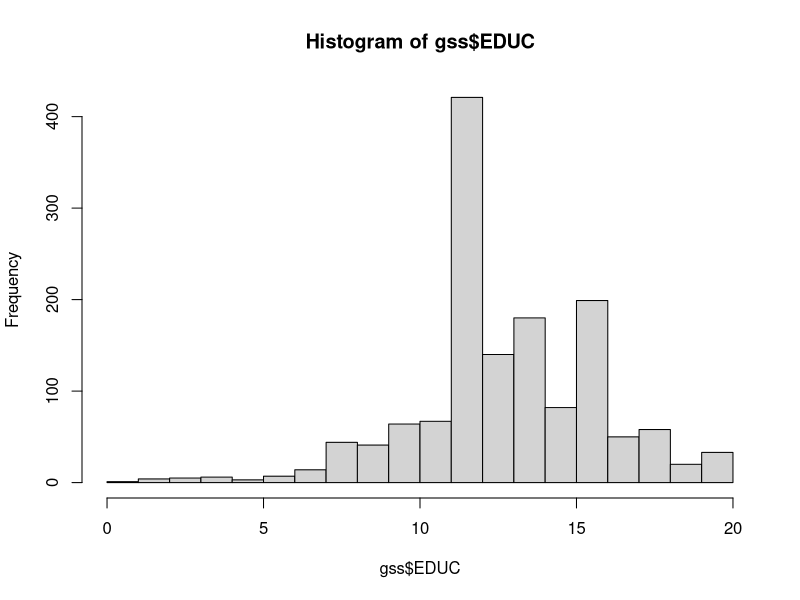
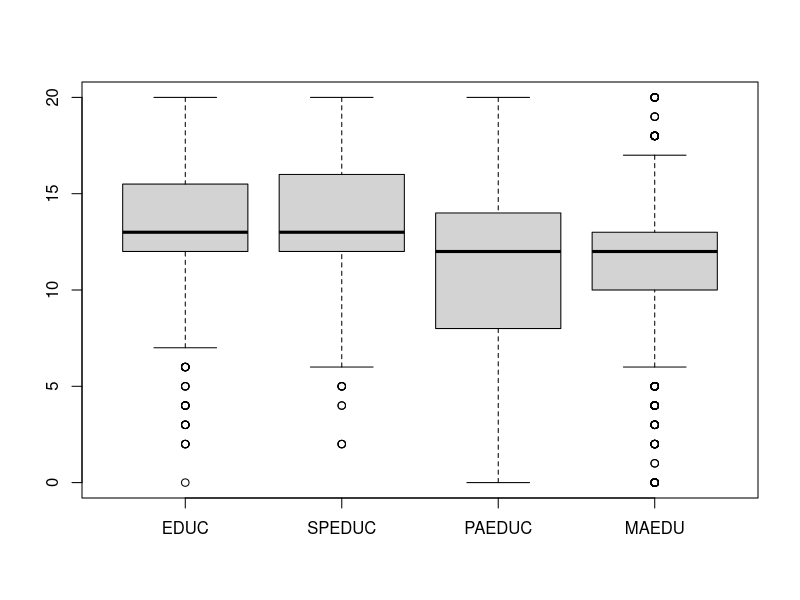
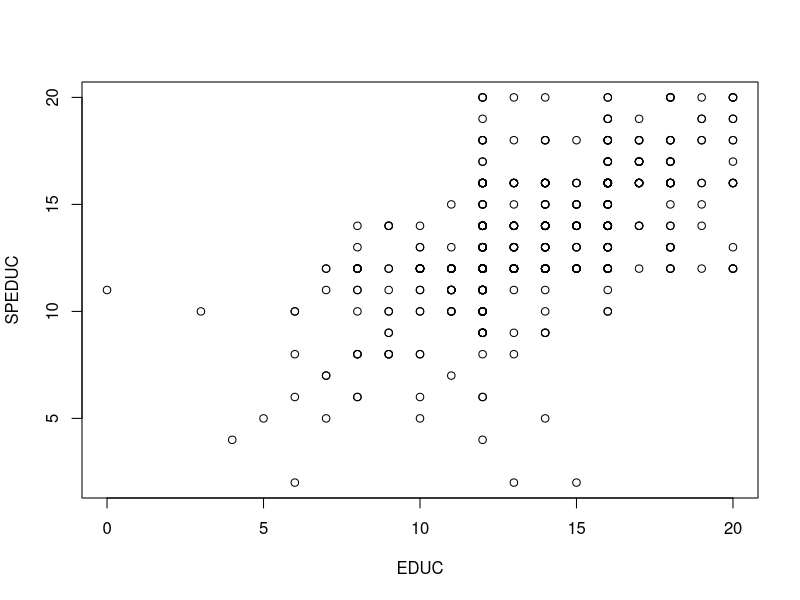
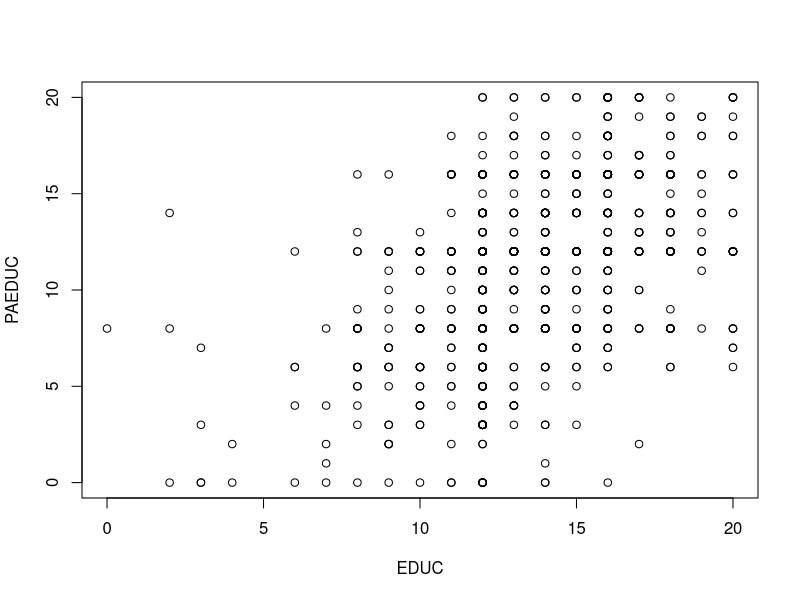
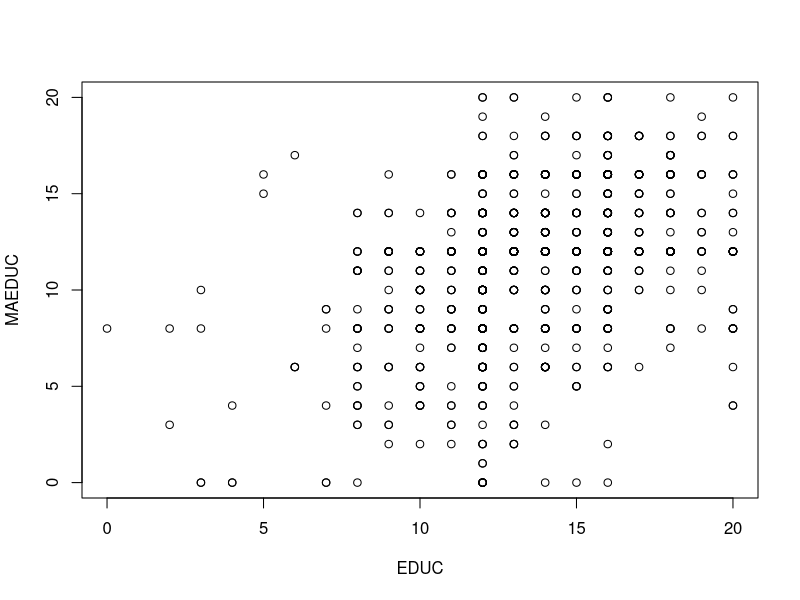

Recreate these plots in R, in order.
"Exercise 1"
lengths <- read.csv(file="lengths.csv",header=TRUE,sep=",")
summary(lengths$Guess)
mean(lengths$Guess)

median(lengths$Guess)
sd(lengths$Guess)


gss <- read.csv(file="gsseducation.csv",header=TRUE,sep=",")
hist(gss$EDUC,breaks=20)
summary(gss$EDUC)
sd(gss$EDUC, na.rm=TRUE)

summary(gss$SPEDUC)
sd(gss$SPEDUC, na.rm=TRUE)

summary(gss$PAEDUC)
sd(gss$PAEDUC, na.rm=TRUE)

summary(gss$MAEDUC)
sd(gss$MAEDUC, na.rm=TRUE)

attach(gss)
varnames <- c("EDUC","SPEDUC","PAEDUC","MAEDU")
boxplot(EDUC,SPEDUC,PAEDUC,MAEDUC,names=varnames)

plot(EDUC,SPEDUC)
plot(EDUC,PAEDUC)
plot(EDUC,MAEDUC)

"Addtional Exercise 1"
A <- c(11.3,12.5,13.0,12.0,12.2)
B <- c(7.4,7.0,11.2,13.3,22.1)
mean(A)
mean(B)
sd(A)
sd(B)

weights <- c(0.1,0.1,0.2,0.2,0.4)
weighted.mean(A, weights)
weighted.mean(B, weights)

gss <- read.csv(file="gsseducation.csv",header=TRUE,sep=",")
attach(gss)
EDUCGROUP<-NA
EDUCGROUP[EDUC<9]<-1
#EDUC<9
EDUCGROUP[8<EDUC & EDUC<=12]<-2
EDUCGROUP[12<EDUC & EDUC<=16]<-3
EDUCGROUP[16<EDUC]<-4
PAEDUCGROUP<-NA
PAEDUCGROUP[PAEDUC<9]<-1
PAEDUCGROUP[8<PAEDUC & PAEDUC<=12]<-2
PAEDUCGROUP[12<PAEDUC & PAEDUC<=16]<-3
PAEDUCGROUP[16<PAEDUC]<-4
educgroup <- table(PAEDUCGROUP,EDUCGROUP)
educgroup
prop.table(educgroup,1)

